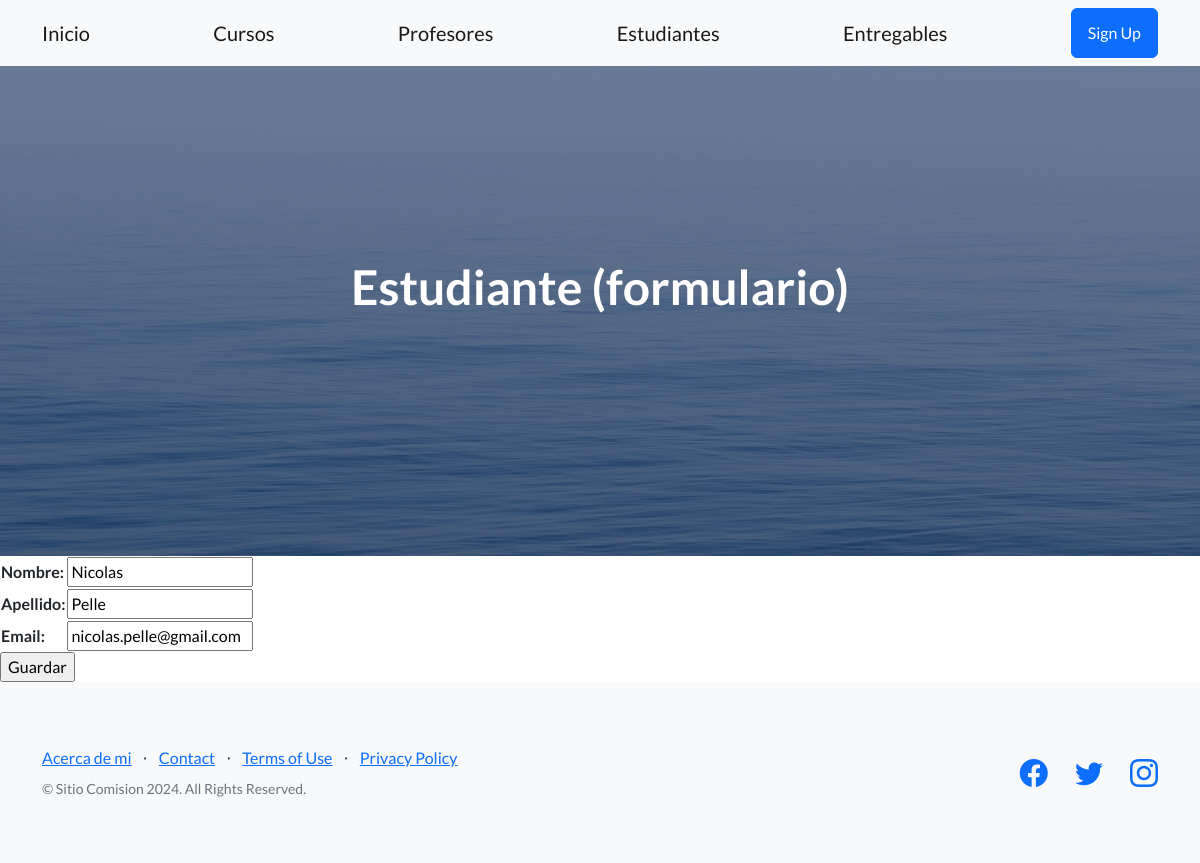
The page /estu_update/1/ on the database its author committed.
### aplicacion/models.py (models this page shows, shortened)
class Estudiante(models.Model):
    nombre = models.CharField(max_length=60)
    apellido = models.CharField(max_length=60)
    email = models.EmailField()

### aplicacion/views.py (the view)
# urls.py: path('estu_update/<int:pk>/', EstudianteUpdate.as_view(), name="estu_update"),
class EstudianteUpdate(UpdateView):
    model = Estudiante
    fields = ["nombre", "apellido", "email"]
    success_url = reverse_lazy("estudiantes")

### aplicacion/templates/aplicacion/estudiante_form.html (shortened to what this page needs)
{% extends "aplicacion/index.html" %}
{% block titulo %}
<h1 class="mb-5">Estudiante (formulario)</h1>
{% endblock titulo %}
{% block contenido %}
<form action="" method="post">
    <table>
        {{ form.as_table }}
    </table>
    <input type="submit" value="Guardar">
</form>
{% endblock contenido %}

### rows shown on the page
Estudiante: nombre "Nicolas", apellido "Pelle", email "nicolas.pelle@gmail.com"
